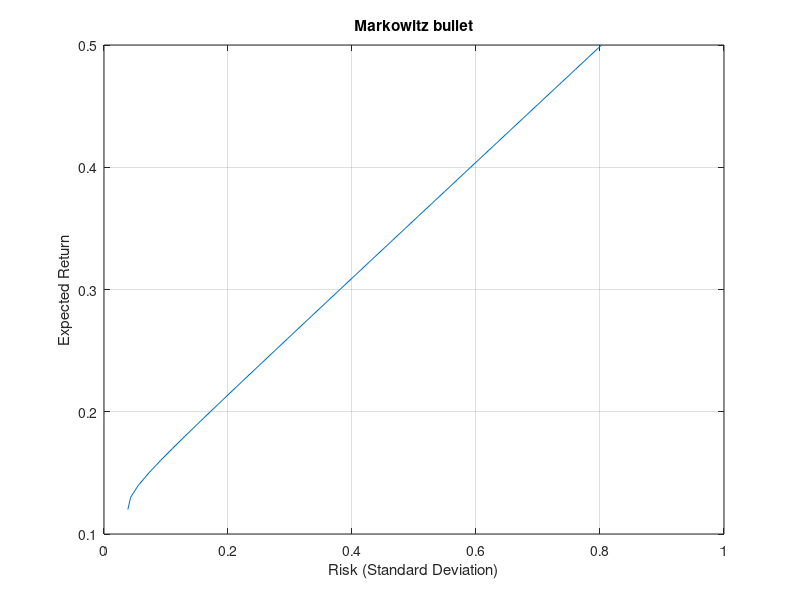
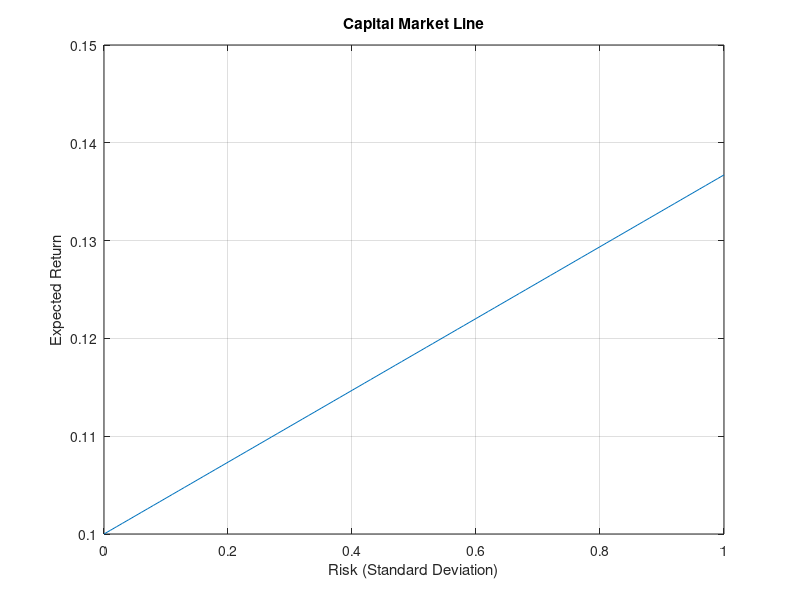

Source code (MATLAB) for these figures, in order:
clear all; clc;

M = [0.1 0.2 0.15];
%M = [0.10 0.15 0.20];
C = [0.005 -0.010 0.004; -0.010 0.040 -0.002; 0.004 -0.002 0.023];
%C = [0.0784 -0.0067 0.0175; -0.0067 0.0576 0.0120; 0.0175 0.0120 0.0625];
u = [1 1 1];

% [PortRisk, PortReturn, PortWts] = portopt(M, C);
% plot(PortRisk,PortReturn,'DisplayName','PortReturn vs. PortRisk','XDataSource','PortRisk','YDataSource','PortReturn');
% figure(gcf)
% xlabel('Risk (Standard Deviation)')
% ylabel('Expected Return')
% title('Mean-Variance-Efficient Frontier')
% grid on

Ci = inv(C);
%construct and plot the Markowitz efficient frontier
N = 50;
returns = zeros(1,N);
stddevs = zeros(1,N);
for r = 1:N
    ret = r/100;
    returns(r) = ret;
    w = (M*Ci*M' - ret*(u*Ci*M'))*u*Ci + (ret*(u*Ci*u') - M*Ci*u')*M*Ci;
    t = (u*Ci*u')*(M*Ci*M') - (u*Ci*M')*(M*Ci*u');
    w = w/t;
    stddevs(r) = sqrt(w*C*w');
end

cut = min(stddevs);
i = 1;
while(stddevs(i) ~= cut)
    i = i+1;
end

plot(stddevs(i:end), returns(i:end))
xlabel('Risk (Standard Deviation)')
ylabel('Expected Return')
title('Markowitz bullet')
grid on


%tabulate weights, return and risk for 10 values
indices = int8(i + rand(10, 1)*(N-i))
for i=1:10
    ret = returns(indices(i));
    risk = stddevs(indices(i));
    w = (M*Ci*M' - ret*(u*Ci*M'))*u*Ci + (ret*(u*Ci*u') - M*Ci*u')*M*Ci;
    t = (u*Ci*u')*(M*Ci*M') - (u*Ci*M')*(M*Ci*u');
    w = w/t;
    disp([' &', num2str(ret), ' &', num2str(risk), ' &', num2str(w(1)), ' &', num2str(w(2)), ' &', num2str(w(3)), '\\' ])
end

%portfolio for 15% risk
%approx 5% and 19% returns from the graph
%achieve greater accuracy
reqrisk = 0.15;
r = [0.05 0.06; 0.18 0.19];
interval = 0.03;
for i = 1:2
    left = r(i,1);
    right = r(i,2);
    for j = 1:10
        ret = (left + right)/2;
        w = (M*Ci*M' - ret*(u*Ci*M'))*u*Ci + (ret*(u*Ci*u') - M*Ci*u')*M*Ci;
        t = (u*Ci*u')*(M*Ci*M') - (u*Ci*M')*(M*Ci*u');
        w = w/t;
        temprisk = sqrt(w*C*w');
        if temprisk > reqrisk && i == 1
            left = ret;
        elseif temprisk < reqrisk && i == 1
            right = ret;
        elseif temprisk > reqrisk && i == 2
            right = ret;
        elseif temprisk < reqrisk && i== 2
            left = ret;
        end
    end
    disp(['part c  ', 'risk=', num2str(temprisk), '   return=', num2str(ret)])
    disp(w)
end

%minimum risk portfolio for 18% return
ret = 0.18;
w = (M*Ci*M' - ret*(u*Ci*M'))*u*Ci + (ret*(u*Ci*u') - M*Ci*u')*M*Ci;
t = (u*Ci*u')*(M*Ci*M') - (u*Ci*M')*(M*Ci*u');
w = w/t


%market portfolio
riskfree = 0.10;
w = (M - riskfree*u)*Ci;
norm = sum(w);
disp('market portfolio')
w = w/norm

%capital market line
expmr = w*M';
beta = 0:0.01:1;
mr = riskfree + beta.*(expmr - riskfree);
figure
plot(beta, mr)
xlabel('Risk (Standard Deviation)')
ylabel('Expected Return')
title('Capital Market Line')
grid on